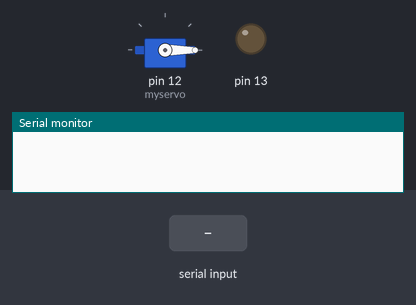
Recording of a sketch running on a simulated Arduino Uno, built with avr-gcc and run on an emulated ATmega328P. Parts: servo, output pins drawn as LEDs (lit = HIGH), the last lines printed to the serial monitor. The test bench sets the inputs (shaded band). The local clock reads 2024-03-15 10:24:30 at power-on unless the sketch sets it.

Above: at 1.7 s.
1.8 s: "on" received over the second serial link
At 1.96 s:
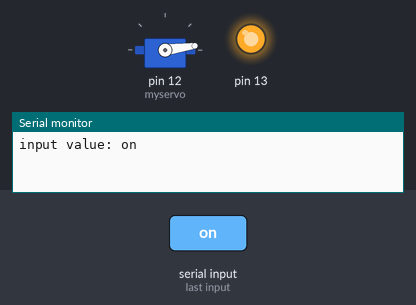
At 4.7 s:
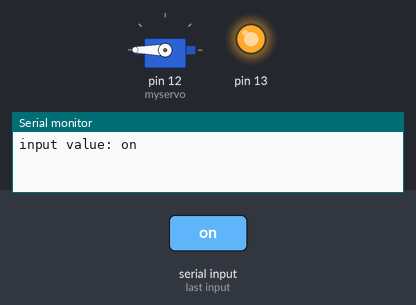
4.8 s: "off" received over the second serial link
At 7.74 s:
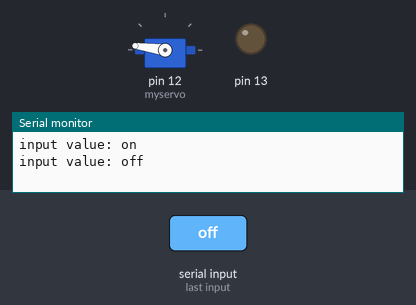
Timing chart, 0 to 11.8 s (numbered marks = the images above; inputs shaded):
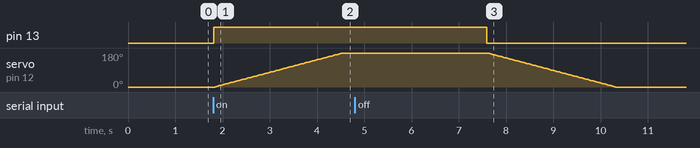

Measured:
- after the input at 1.8 s, pin 13: LOW → HIGH at once; servo on pin 12 (myservo): moves from 0° to 180° over 2.7 s, starting at once
- after the input at 4.8 s, pin 13: HIGH → LOW after 2.8 s; servo on pin 12 (myservo): moves from 180° to 0° over 2.7 s, starting after 2.8 s

The sketch:

Fish_Food.ino
```cpp
// 먹이통 제어(on/off)
//블루투스 모듈(HC-06)을 이용한 서보모터(SG90) 제어
#include <SoftwareSerial.h> //시리얼 통신 라이브러리 호출
#include "Servo.h" //서보 라이브러리
#include <DS1302.h> //RTC

int blueTx=2;   //Tx (블투 보내는핀 설정)
int blueRx=3;   //Rx (블투 받는핀 설정)
SoftwareSerial mySerial(blueTx, blueRx);  //시리얼 통신을 위한 객체선언
String myString=""; //받는 문자열

Servo myservo; //서보객체
int pos = 0;   // variable to store the servo position

#define SCK_PIN 4 // 보드의 CLK 핀 입력
#define IO_PIN 5 // 보드의 DAT 핀 입력
#define RESET_PIN 6 // RST 핀 입력
DS1302 myDS1302(RESET_PIN, IO_PIN, SCK_PIN);

void setup() {
  myDS1302.halt(false);
  myDS1302.writeProtect(true);
  Serial.begin(9600);   //시리얼모니터
  while(!Serial){;}
  delay(500);
  mySerial.begin(9600); //블루투스 시리얼 개방
  pinMode(13,OUTPUT);   //Pin 13을 OUTPUT으로 설정 (LED ON/OFF)
  myservo.attach(12);   //서보 시그널 핀설정
  myservo.write(0);     //서보 초기각도 0도 설정
}

void loop() {
  while(mySerial.available())  //mySerial 값이 있으면
  {
    char myChar = (char)mySerial.read();  //mySerial int형식의 값을 char형식으로 변환
    myString+=myChar;   //수신되는 문자열을 myString에 모두 붙임 (1바이트씩 전송되는 것을 모두 붙임)
    delay(5);           //수신 문자열 끊김 방지
  }

  if(!myString.equals(""))  //myString 값이 있다면
  {
    Serial.println("input value: "+myString); //시리얼모니터에 myString값 출력
    mySerial.println(myString);

    if(myString=="on")  //myString 값이 'on' 이라면
    {
      digitalWrite(13, HIGH); //LED ON
      for (pos = 0; pos <= 180; pos += 1) {
        myservo.write(pos);
        delay(15);
        }
      delay(2000);
      mySerial.print(myDS1302.getDateStr(2,1,'-')); //날짜 불러오기 dd-mm-yyyy 형식
      mySerial.print(" / ");
      mySerial.print(myDS1302.getTimeStr()); // 시간 불러오기 hh:mm:ss 형
      mySerial.println("");
      delay(1000);

    } else if(myString=="off") {
      digitalWrite(13, LOW);  //LED OFF
      for (pos = 180; pos >= 0; pos -= 1) {
        myservo.write(pos);
        delay(15);
        }
      mySerial.print(myDS1302.getDateStr(2,1,'-')); //날짜 불러오기 dd-mm-yyyy 형식
      mySerial.print(" / ");
      mySerial.print(myDS1302.getTimeStr()); // 시간 불러오기 hh:mm:ss 형
      mySerial.println("");
      delay(1000);
        }
        myString="";  //myString 변수값 초기화
        }
        }
```
